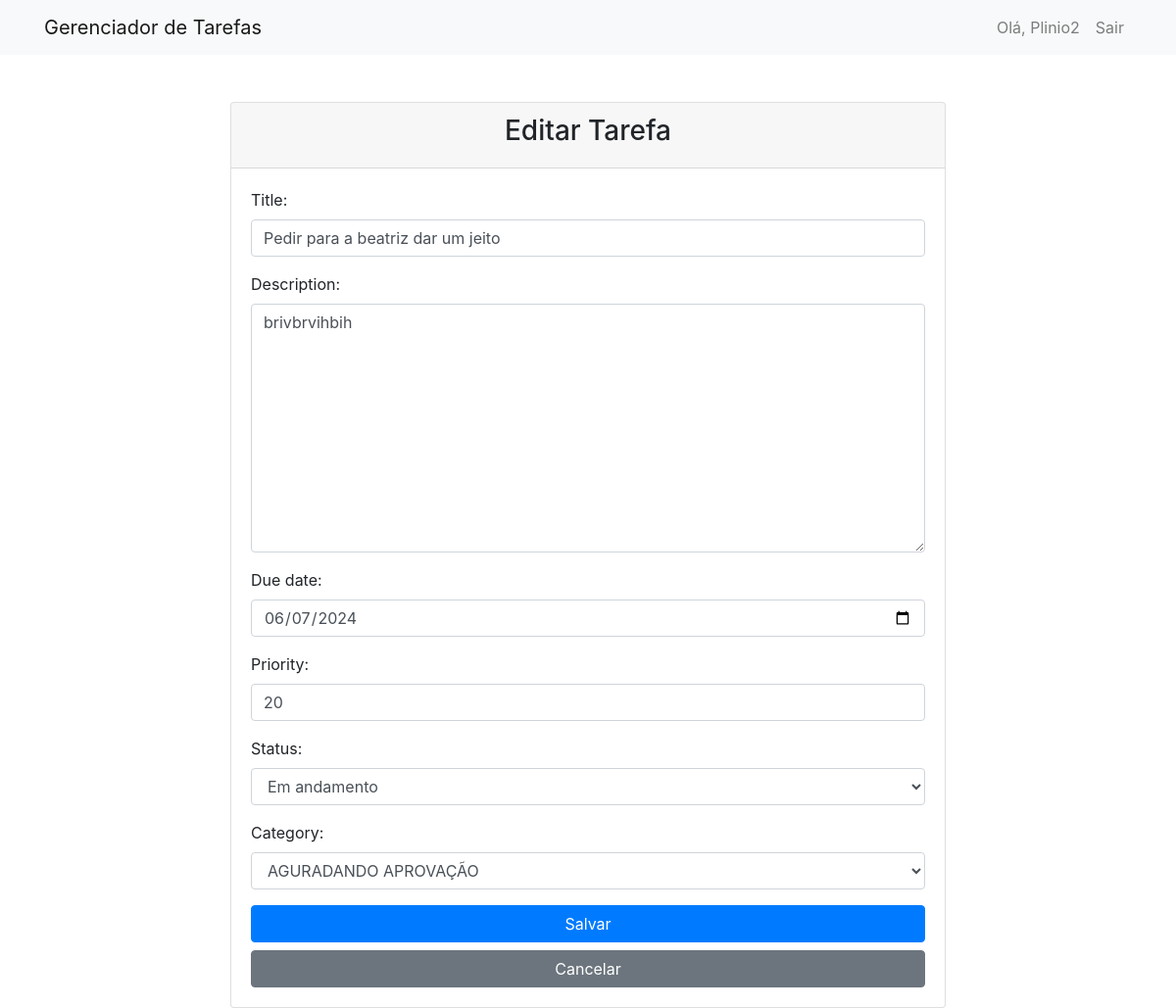
/tasks/11/update/ (signed in), run on the app's committed database.
### tasks/models.py (models this page shows, shortened)
class Task(models.Model):
    STATUS_CHOICES = [
        ('P', 'Pendente'),
        ('E', 'Em andamento'),
        ('C', 'Concluída'),
    ]
    user = models.ForeignKey(User, on_delete=models.CASCADE)
    title = models.CharField(max_length=100)
    description = models.TextField()
    due_date = models.DateField()
    priority = models.IntegerField()
    status = models.CharField(max_length=1, choices=STATUS_CHOICES, default='P')
    category = models.ForeignKey('Category', on_delete=models.SET_NULL, null=True, blank=True)
    parent_task = models.ForeignKey('self', on_delete=models.CASCADE, null=True, blank=True, related_name='subtasks')

### tasks/views.py (the view)
# urls.py: path('<int:pk>/update/', views.task_update, name='task_update'),
@login_required
def task_update(request, pk):
    task = Task.objects.get(pk=pk, user=request.user)
    if request.method == 'POST':
        form = TaskForm(request.POST, instance=task)
        if form.is_valid():
            form.save()
            return redirect('task_list')
    else:
        form = TaskForm(instance=task)
    return render(request, 'tasks/task_form.html', {'form': form})

### tasks/forms.py
class TaskForm(forms.ModelForm):
    due_date = forms.DateField(widget=forms.DateInput(attrs={'type': 'date', 'class': 'form-control'}))  # Adiciona um widget de data
    class Meta:
        model = Task
        fields = ['title', 'description', 'due_date', 'priority', 'status', 'category']
        widgets = {
            'title': forms.TextInput(attrs={'class': 'form-control'}),
            'description': forms.Textarea(attrs={'class': 'form-control'}),
            'priority': forms.NumberInput(attrs={'class': 'form-control'}),
            'status': forms.Select(attrs={'class': 'form-control'}),
            'category': forms.Select(attrs={'class': 'form-control'}),
        }

### tasks/models.py (called while the page is built)
    def __str__(self):
        return self.name

### tasks/templates/tasks/task_form.html (shortened to what this page needs)
{% extends "base.html" %}
{% block content %}
<div class="row justify-content-center">
    <div class="col-md-8">
        <div class="card">
            <div class="card-header text-center">
                <h3>{% if form.instance.pk %}Editar Tarefa{% else %}Criar Tarefa{% endif %}</h3>
            </div>
            <div class="card-body">
                <form method="post">
                    <div class="form-group">
                        {{ form.title.label_tag }} {{ form.title }}
                    </div>
                    <div class="form-group">
                        {{ form.description.label_tag }} {{ form.description }}
                    </div>
                    <div class="form-group">
                        {{ form.due_date.label_tag }} {{ form.due_date }}
                    </div>
                    <div class="form-group">
                        {{ form.priority.label_tag }} {{ form.priority }}
                    </div>
                    <div class="form-group">
                        {{ form.status.label_tag }} {{ form.status }}
                    </div>
                    <div class="form-group">
                        {{ form.category.label_tag }} {{ form.category }}
                    </div>
                    <button type="submit" class="btn btn-primary btn-block">Salvar</button>
                </form>
                <a href="{% url 'task_list' %}" class="btn btn-secondary btn-block mt-2">Cancelar</a>
            </div>
        </div>
    </div>
</div>
{% endblock %}

### tasks/templates/base.html (shortened to what this page needs)
<!DOCTYPE html>
<html>
<head>
    <link href="https://maxcdn.bootstrapcdn.com/bootstrap/4.5.2/css/bootstrap.min.css" rel="stylesheet">
</head>
<body>
    <nav class="navbar navbar-expand-lg navbar-light bg-light fixed-top">
        <div class="container">
            <a class="navbar-brand" href="{% url 'task_list' %}">Gerenciador de Tarefas</a>
            <div class="collapse navbar-collapse" id="navbarResponsive">
                <ul class="navbar-nav ml-auto">
                    {% if user.is_authenticated %}
                        <li class="nav-item">
                            <a class="nav-link" href="#">Olá, {{ user.username }}</a>
                        </li>
                        <li class="nav-item">
                            <a class="nav-link" href="{% url 'logout' %}">Sair</a>
                        </li>
                    {% endif %}
                </ul>
            </div>
        </div>
    </nav>
    <div class="container mt-5">
        {% block content %}
        {% endblock %}
    </div>
</body>
</html>

### tasks/templates/base.html (style rules this page uses)
body { padding-top: 56px; }
input { width: 100% !important; outline: none; color: #111; }

### data on the page
Task: title "Pedir para a beatriz dar um jeito", description "brivbrvihbih", due_date "06/07/2024", priority "20", status "Em andamento", category "AGURADANDO APROVAÇÃO"

### other printed values
{{ user.username }} "Plinio2"
